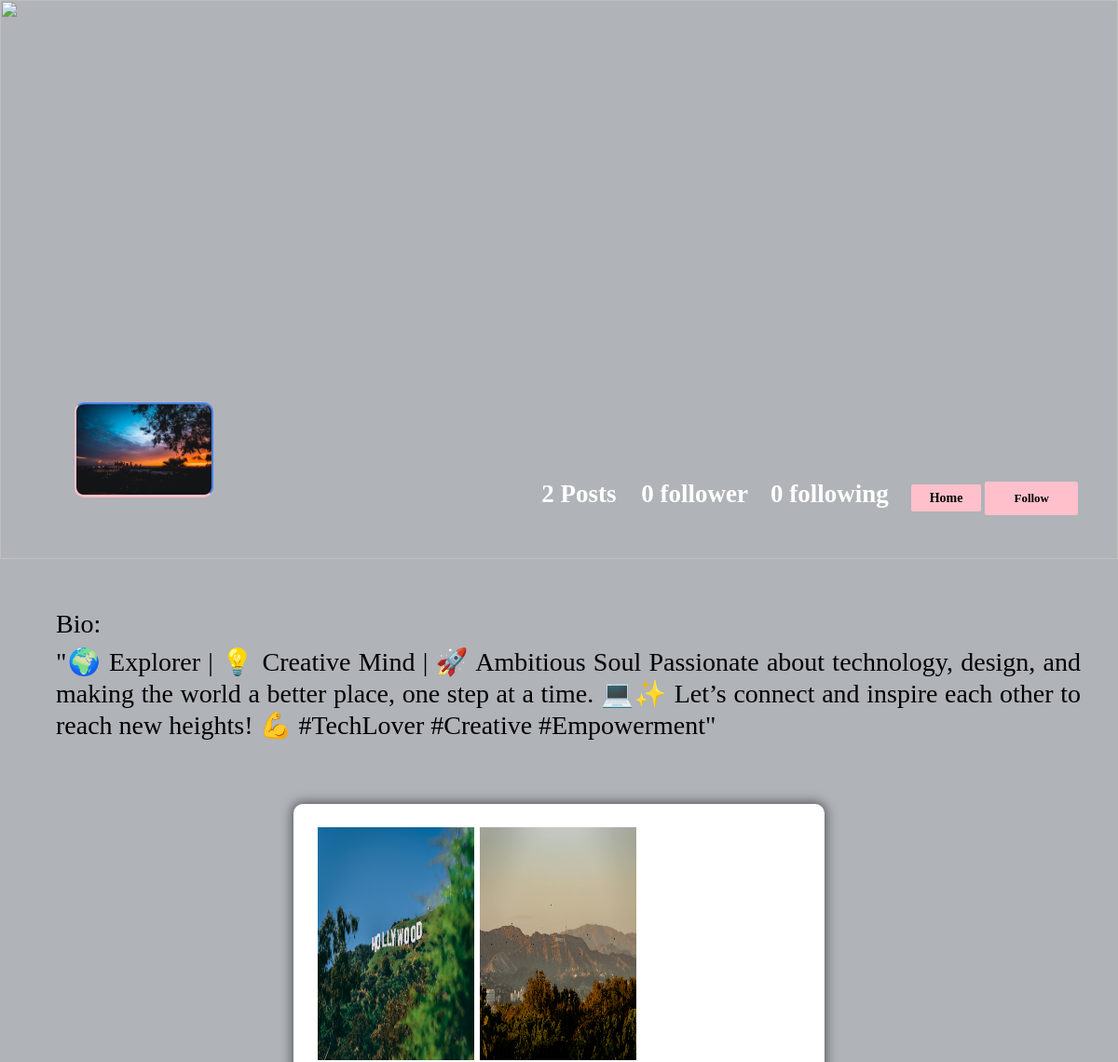
Before: /profi/fatima (upper part) with the older database file.
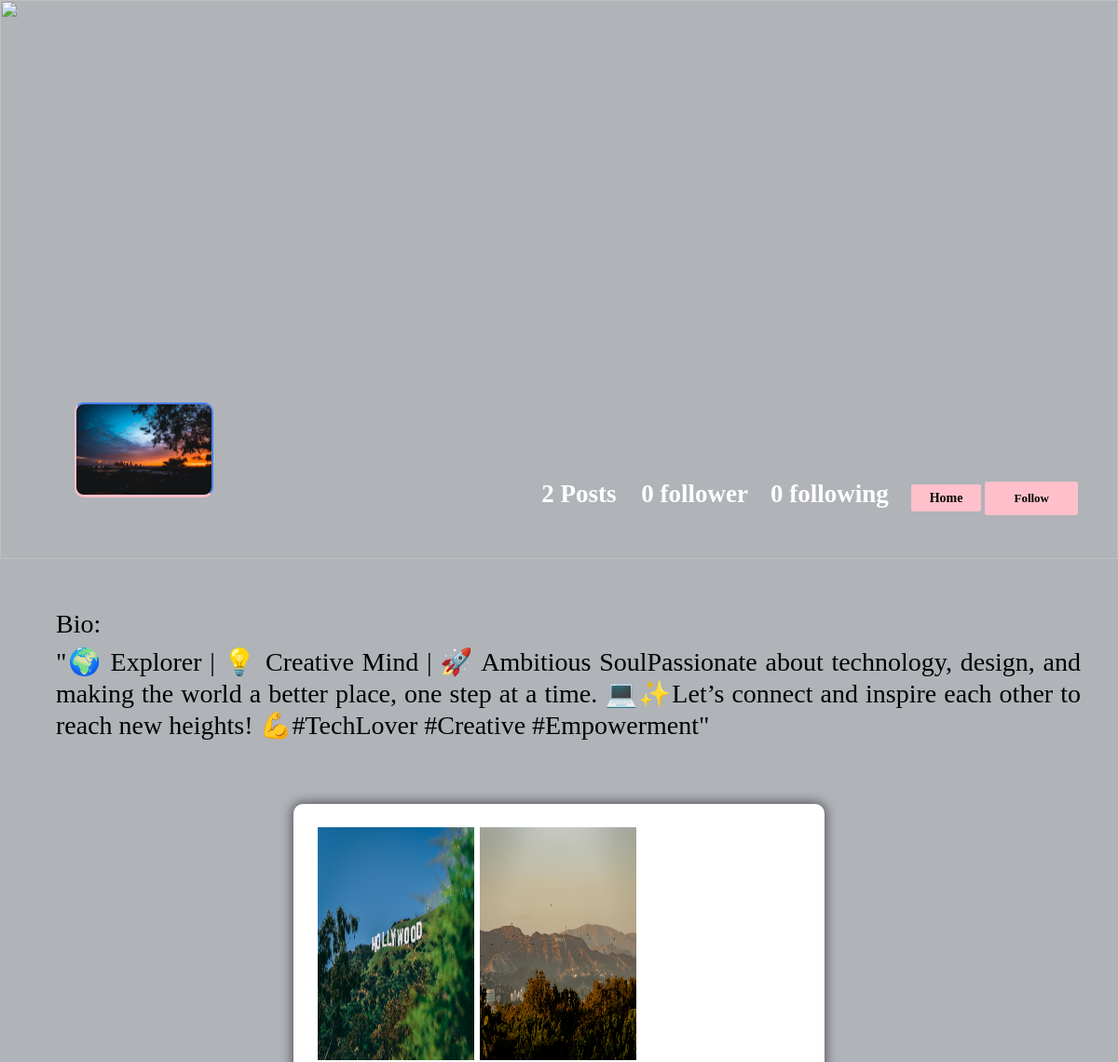
After: the same page with the newer database file.
### mon_application/models.py (models this page shows)
class profile(models.Model):
    user=models.ForeignKey(user, on_delete=models.CASCADE)
    id_user=models.IntegerField()
    bio=models.TextField(blank=True)
    profileimg=models.ImageField(upload_to='profile_image',default='avatar-3814049_1280.png')
    location=models.CharField(max_length=100,blank=True)

class post(models.Model):
    id=models.UUIDField(primary_key=True,default=uuid.uuid4)
    user=models.CharField(max_length=100)
    image=models.ImageField(upload_to='post_images',default="avatar-3814049_1280.png")
    caption=models.TextField()
    created_at=models.DateTimeField(default=datetime.now)
    no_of_likes=models.IntegerField(default=0)

### mon_application/views.py (the view)
# urls.py: path('profi/<str:pk>',views.profi,name='profi' ),
def profi(request,pk):
    user_object=User.objects.get(username=pk)
    user_profile=profile.objects.get(user=user_object)
    user_post=post.objects.filter(user=pk)
    combien=len(user_post)
    follower=request.user.username
    user=pk
    if followers.objects.filter(follower=follower,user=user).first():
       text='Unfollow'
    else:
        text="Follow"
    user_followers=followers.objects.filter(user=pk)
    nombre=len(user_followers)
    user_foll=followers.objects.filter(follower=pk)
    nombre2=len(user_foll)
    context={
        'user_object':user_object,
        'user_profile':user_profile,
        'user_post':user_post,
        'combien':combien,
        'text':text,
        'nombre':nombre,
        'nombre2':nombre2,
    }
    return render(request,"profile.html",context)

### templates/profile.html (shortened to what this page needs)
{% load static %}
<!DOCTYPE html>
<html lang="en">
  <head>
    <link rel="stylesheet" href="{% static 'css/main.min.css' %}" />
    <link rel="stylesheet" href="{% static 'css/style.css' %}" />
    <link rel="stylesheet" href="{% static 'css/color.css' %}" />
    <link rel="stylesheet" href="{% static 'css/responsive.css' %}" />
  </head>
  <body>
    <section>
      <div class="feature-photo">
        <figure>
          <img
            src="{% static 'images/resources/pexels-labonheure-13020855.jpg' %}"
            alt=""
            style="height: 600px"
          />
        </figure>
        <form action="/follow" method="POST">
          <div class="add-btn">
            {%if combien == 0 %}
            <span style="color: white; font-size: 27px"><b> 0 Post </b></span>
            {%elif combien == 1%}
            <span style="color: white; font-size: 27px"><b> 1 Post </b></span>
            {%else%}
            <span style="color: white; font-size: 27px"
              ><b> {{combien}} Posts </b></span
            >
            {%endif%}
            {%if nombre == 0 %}
            <span style="color: white; font-size: 27px"
              ><b>{{nombre}} follower</b></span
            >
            {%elif nombre == 1%}
            <span style="color: white; font-size: 27px"
              ><b>{{nombre}} follower</b></span
            >
            {%else%}
            <span style="color: white; font-size: 27px"
              ><b>{{nombre}} followers</b></span
            >
            {%endif%}
            <span style="color: white; font-size: 27px"
              ><b>{{nombre2}} following</b></span
            >
            <a
              href="/"
              title=""
              data-ripple=""
              style="background-color: #ffc0cb; border: #ffc0cb"
              > <strong>Home</strong></a
            >
            {% if user_object.username == user.username%}
            {%else%}
            <a data-ripple=""
              ><button
                style="background-color: #ffc0cb; border: #ffc0cb"
                type="submit"
              >
               <strong>{{text}}</strong>
              </button></a
            >
            {%endif%}
          </div>
        </form>
        <div class="container-fluid">
          <div class="row merged">
            <div class="col-lg-2 col-sm-3">
              <div class="user-avatar">
                <figure>
                  <img src="{{user_profile.profileimg.url}}" alt="" />
                </figure>
              </div>
            </div>
            <div class="col-lg-10 col-sm-9">
              <div class="timeline-info">
                <ul>
                </ul>
              </div>
            </div>
          </div>
        </div>
      </div>
    </section>
    <section>
      <div class="bio">
        <strong><h3>Bio:</h3></strong>
        <h3>{{user_profile.bio}}</h3>
      </div>
    </section>
    <section>
      <div class="gap gray-bg">
        <div class="container-fluid">
          <div class="row">
            <div class="col-lg-12">
              <div class="row" id="page-contents">
                <div class="col-lg-3">
                  <aside class="sidebar static"></aside>
                </div>
                <div class="col-lg-6">
                  <div class="central-meta">
                    <ul class="photos">
                      {%for post in user_post%}
                      <li>
                        <a
                          class="strip"
                          href="{{post.image.url}}"
                          title=""
                          data-strip-group="mygroup"
                          data-strip-group-options="loop: false"
                        >
                          <img
                            src="{{post.image.url}}"
                            style="height: 250px; width: 300px"
                            alt=""
                        /></a>
                      </li>
                      {%endfor%}
                    </ul>
                  </div>
                </div>
                <div class="col-lg-3">
                  <aside class="sidebar static"></aside>
                </div>
              </div>
            </div>
          </div>
        </div>
      </div>
    </section>
  </body>
</html>

### static/css/color.css (style rules this page uses)
#nprogress .bar, .timeline-info > ul li a::before, .add-btn > a, .activitiez > li::before, form button, .colla-apps > li a:hover, a.underline:before, .setting-row input:checked + label, .user-avatar:hover .edit-phto, .error-meta > a, .color-bg, .add-butn, .nav.nav-tabs.likes-btn > li a.active, a.dislike-btn, .drop > a:hover, .btn-view.btn-load-more:hover, .accordion .card h5 button[aria-expanded="true"], .chat-head, .f-page > figure em, .inbox-panel-head > ul > li > a, .nav-tabs--left .nav-link.active, .nav-tabs--left .nav-link.active:hover, footer .widget-title h4::before, #topcontrol, .sidebar .widget-title::before, .f-title::before, .g-post-classic > figure > i::after, .purify > a, .help-list > a:hover, .open-position::before, .info > a, .category-box:hover, .category-box.selected, a.main-btn, .section-heading::before, .getquot-baner, .more-branches > h4::before, .is-helpful > a, .cart-optionz > li > a:hover, .paginationz > li a:hover, .paginationz > li a.active, .shopping-cart, a.btn2:hover, .form-submit > input[type="submit"], button.submit-checkout, .delete-cart:hover, .proceed .button, .amount-area .update-cart, a.addnewforum, .apply-bttons > a { background: orange; }

### static/css/responsive.css (style rules this page uses)
@media screen and (max-width: 1281px) and (min-width: 1024px) { .photos > li { min-width: 32.2%; width: 32.2%; } }
@media screen and (max-width: 1281px) and (min-width: 1024px) { .timeline-info { line-height: 51px; } }
@media screen and (max-width: 1281px) and (min-width: 1024px) { .user-avatar { width: 80.2% } }

Changed rows visible on the page:
changed profile: bio "…Mind | 🚀 Ambitious Soul Passionate about technology, design, and making the world a better place, one step at a time. 💻✨ Let’s connect and inspire each other to reach new heights! 💪 #TechLover #Creative #Empowerment\"" → "…Mind | 🚀 Ambitious SoulPassionate about technology, design, and making the world a better place, one step at a time. 💻✨Let’s connect and inspire each other to reach new heights! 💪#TechLover #Creative #Empowerment\""
